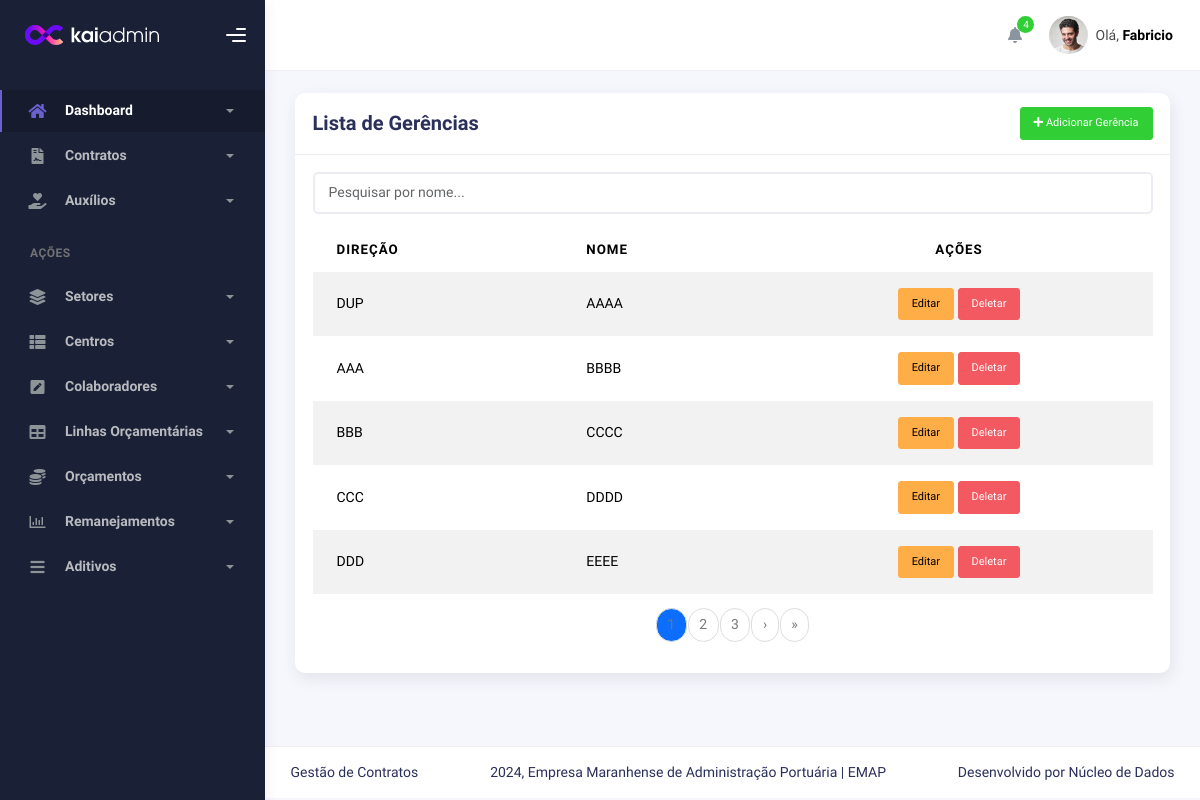
/setores/listargerencias/, run on the app's committed database.
### sectors/models.py (models this page shows, shortened)
class Gerencia(models.Model):
    nome = models.CharField(max_length=100,unique=True)
    direcao = models.ForeignKey(Direcao, on_delete=models.CASCADE, related_name='gerencias')
    class Meta:
        verbose_name = 'Gerência'
        verbose_name_plural = 'Gerências'
        unique_together = ('direcao','nome')

class Direcao(models.Model):
    nome = models.CharField(max_length=100,unique=True)
    class Meta:
        verbose_name = 'Direção'
        verbose_name_plural = 'Direções'

### sectors/views.py (the view)
# urls.py: path('listargerencias/', GerenciaListView.as_view(), name='gerencia_list'),
class GerenciaListView(ListView):
    model = Gerencia
    template_name = 'gerencia_list.html'
    context_object_name = 'gerencias'
    paginate_by = 5
    def get_queryset(self):
        query = self.request.GET.get('search')
        if query:
            return Gerencia.objects.filter(nome__icontains=query)
        return Gerencia.objects.all()

### sectors/templates/gerencia_list.html (shortened to what this page needs)
{% extends 'index.html' %}
{% block 'conteudo' %}
<div class="container">
    <div class="page-inner">
        <div class="row">
            <div class="col-md-12">
                <div class="card">
                    <div class="card-header d-flex justify-content-between align-items-center">
                        <h4 class="card-title">Lista de Gerências</h4>
                        <a href="{% url 'gerencia_create' %}" class="btn btn-success btn-sm">
                            <i class="fas fa-plus"></i> Adicionar Gerência
                        </a>
                    </div>
                    <div class="card-body">
                        <div class="input-group mb-3">
                            <input type="text" id="searchInput" class="form-control" placeholder="Pesquisar por nome...">
                        </div>
                        <table class="table table-striped">
                            <thead>
                                <tr>
                                    <th>Direção</th>
                                    <th>Nome</th>
                                    <th class="text-center">Ações</th>
                                </tr>
                            </thead>
                            <tbody id="gerenciaTable">
                                {% for gerencia in page_obj %}
                                <tr>
                                    <td>{{ gerencia.direcao.nome }}</td>
                                    <td>{{ gerencia.nome }}</td>
                                    <td class="text-center">
                                        <a href="{% url 'gerencia_update' gerencia.pk %}" class="btn btn-warning btn-sm">Editar</a>
                                        <a href="{% url 'gerencia_delete' gerencia.pk %}" class="btn btn-danger btn-sm">Deletar</a>
                                    </td>
                                </tr>
                                {% empty %}
                                <tr>
                                    <td colspan="3" class="text-center">Nenhuma gerência encontrada.</td>
                                </tr>
                                {% endfor %}
                            </tbody>
                        </table>
                        <nav>
                            <ul class="pagination justify-content-center">
                                {% for num in page_obj.paginator.page_range %}
                                    {% if page_obj.number == num %}
                                        <li class="page-item active"><span class="page-link">{{ num }}</span></li>
                                    {% elif num > page_obj.number|add:'-3' and num < page_obj.number|add:'3' %}
                                        <li class="page-item"><a class="page-link" href="?page={{ num }}">{{ num }}</a></li>
                                    {% endif %}
                                {% endfor %}
                                {% if page_obj.has_next %}
                                <li class="page-item">
                                    <a class="page-link" href="?page={{ page_obj.next_page_number }}" aria-label="Próximo">
                                        <span aria-hidden="true">&rsaquo;</span>
                                    </a>
                                </li>
                                <li class="page-item">
                                    <a class="page-link" href="?page={{ page_obj.paginator.num_pages }}" aria-label="Último">
                                        <span aria-hidden="true">&raquo;</span>
                                    </a>
                                </li>
                                {% endif %}
                            </ul>
                        </nav>
                    </div>
                </div>
            </div>
        </div>
    </div>
</div>
{% endblock %}

### data on the page
Gerencia: direcao.nome "DUP", nome "AAAA"
Gerencia: direcao.nome "AAA", nome "BBBB"
Gerencia: direcao.nome "BBB", nome "CCCC"
Gerencia: direcao.nome "CCC", nome "DDDD"
Gerencia: direcao.nome "DDD", nome "EEEE"

### other printed values
{{ num }} "1"
{{ num }} "2" "3"
